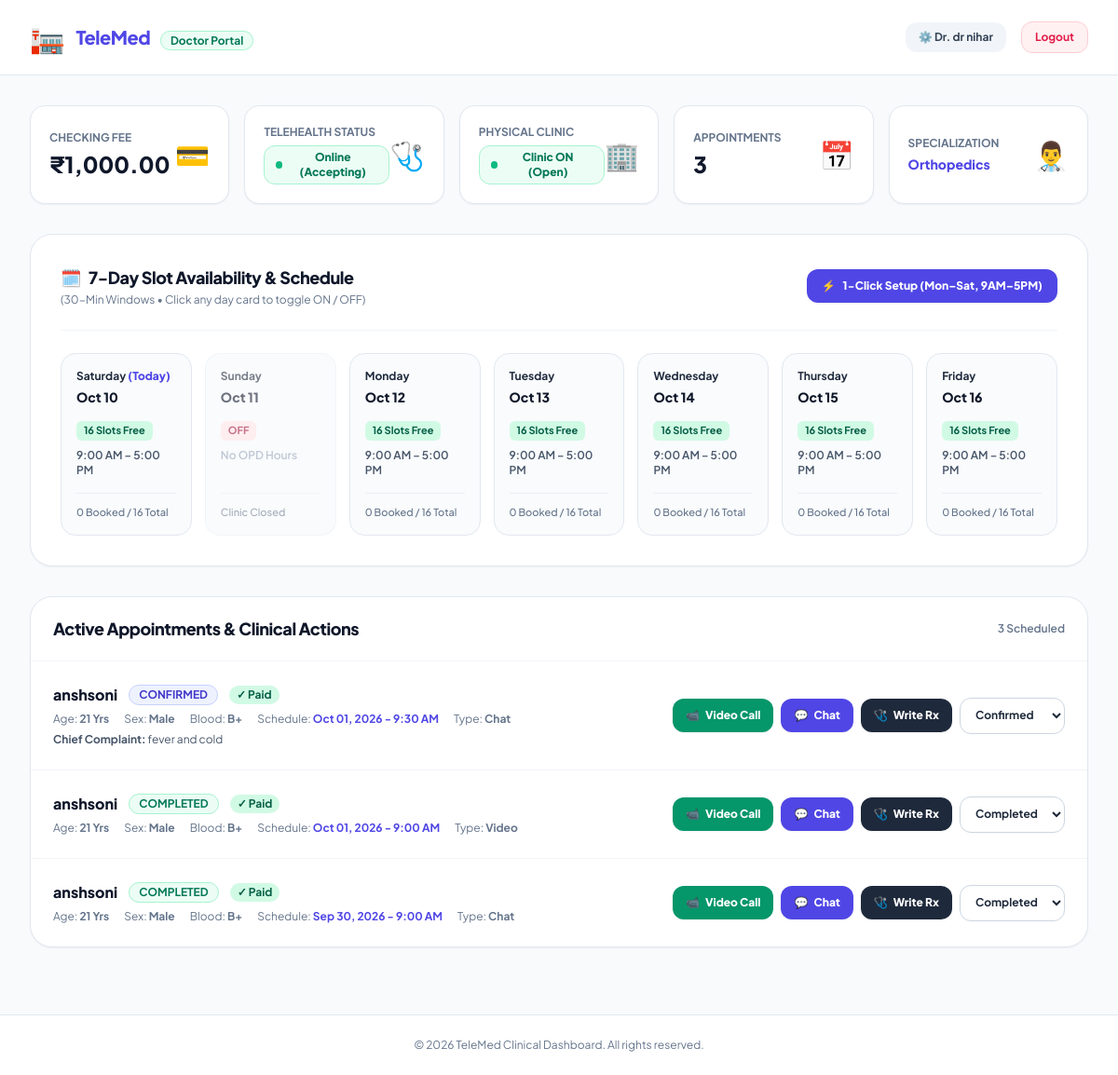
The app's page /dashboard/doctor.php (signed in) with its own data.
### tables this page shows
CREATE TABLE doctors (
            id INTEGER PRIMARY KEY AUTOINCREMENT,
            user_id INTEGER NOT NULL,
            name TEXT NOT NULL,
            specialization TEXT,
            qualification TEXT,
            experience INTEGER,
            contact TEXT,
            availability TEXT,
            consultation_fee DECIMAL(10,2) DEFAULT 0,
            profile_picture TEXT,
            is_available INTEGER DEFAULT 1,
            rating DECIMAL(3,2) DEFAULT 0,
            total_consultations INTEGER DEFAULT 0,
            created_at DATETIME DEFAULT CURRENT_TIMESTAMP, is_offline_available INTEGER DEFAULT 1, clinic_address TEXT DEFAULT 'Room 104, OPD Block A, City Care Clinic', experience_years INTEGER DEFAULT 5, bio TEXT DEFAULT 'Experienced medical practitioner dedicated to patient wellness and digital healthcare.', profile_photo TEXT DEFAULT NULL, is_clinic_open INTEGER DEFAULT 1,
            FOREIGN KEY (user_id) REFERENCES users(id) ON DELETE CASCADE
        );

CREATE TABLE "appointments" (
            id INTEGER PRIMARY KEY AUTOINCREMENT,
            patient_id INTEGER NOT NULL,
            doctor_id INTEGER NOT NULL,
            appointment_date DATETIME NOT NULL,
            appointment_type TEXT DEFAULT 'chat' CHECK(appointment_type IN ('chat', 'video', 'in-person', 'both')),
            status TEXT DEFAULT 'pending' CHECK(status IN ('pending','confirmed','completed','cancelled','in-progress')),
            notes TEXT,
            symptoms TEXT,
            fee DECIMAL(10,2),
            payment_status TEXT DEFAULT 'pending' CHECK(payment_status IN ('pending','paid','refunded')),
            consultation_link TEXT,
            confirmed_at DATETIME,
            cancelled_at DATETIME,
            cancellation_reason TEXT,
            reschedule_reason TEXT,
            rescheduled_at DATETIME,
            created_at DATETIME DEFAULT CURRENT_TIMESTAMP, payment_method TEXT DEFAULT NULL, transaction_id TEXT DEFAULT NULL, consultation_fee REAL DEFAULT 0.0, medicine_fee REAL DEFAULT 0.0, total_amount REAL DEFAULT 0.0,
            FOREIGN KEY (patient_id) REFERENCES patients(id) ON DELETE CASCADE,
            FOREIGN KEY (doctor_id) REFERENCES doctors(id) ON DELETE CASCADE
        );

CREATE TABLE patients (
            id INTEGER PRIMARY KEY AUTOINCREMENT,
            user_id INTEGER NOT NULL,
            name TEXT NOT NULL,
            age INTEGER,
            gender TEXT CHECK(gender IN ('male','female','other')),
            contact TEXT,
            email TEXT,
            address TEXT,
            medical_history TEXT,
            emergency_contact TEXT,
            blood_type TEXT,
            allergies TEXT,
            profile_picture TEXT,
            created_at DATETIME DEFAULT CURRENT_TIMESTAMP, profile_photo TEXT DEFAULT NULL,
            FOREIGN KEY (user_id) REFERENCES users(id) ON DELETE CASCADE
        );

### dashboard/doctor.php (the view, shortened to what the rows shown need)
<?php
$current_user = function_exists('current_user') ? current_user() : ($_SESSION['user'] ?? []);
$doctor_user_id = $current_user['id'] ?? ($_SESSION['user_id'] ?? 0);
$video_room_path = file_exists(__DIR__ . '/video_room.php') ? 'video_room.php' : '../video_room.php';
$chat_path       = file_exists(__DIR__ . '/chat.php') ? 'chat.php' : '../chat.php';
try { $db->exec("ALTER TABLE appointments ADD COLUMN payment_status TEXT DEFAULT 'pending'"); } catch (Throwable $e) {}
try { $db->exec("ALTER TABLE appointments ADD COLUMN consultation_fee REAL DEFAULT 0.0"); } catch (Throwable $e) {}
try { $db->exec("ALTER TABLE appointments ADD COLUMN medicine_fee REAL DEFAULT 0.0"); } catch (Throwable $e) {}
try { $db->exec("ALTER TABLE appointments ADD COLUMN total_amount REAL DEFAULT 0.0"); } catch (Throwable $e) {}
try { $db->exec("ALTER TABLE doctors ADD COLUMN qualification TEXT DEFAULT 'MBBS, MD'"); } catch (Throwable $e) {}
try { $db->exec("ALTER TABLE doctors ADD COLUMN clinic_address TEXT DEFAULT 'Room 104, OPD Block A, City Clinic'"); } catch (Throwable $e) {}
try { $db->exec("ALTER TABLE doctors ADD COLUMN is_available INTEGER DEFAULT 1"); } catch (Throwable $e) {}
try { $db->exec("ALTER TABLE doctors ADD COLUMN is_clinic_open INTEGER DEFAULT 1"); } catch (Throwable $e) {}
try { $db->exec("ALTER TABLE prescriptions ADD COLUMN total_price REAL DEFAULT 0.0"); } catch (Throwable $e) {}
try { $db->exec("ALTER TABLE prescriptions ADD COLUMN diagnosis TEXT DEFAULT 'Clinical Consultation'"); } catch (Throwable $e) {}
try {
    $db->exec("
        CREATE TABLE IF NOT EXISTS doctor_schedules (
            id INTEGER PRIMARY KEY AUTOINCREMENT,
            doctor_id INTEGER NOT NULL,
            day_name TEXT NOT NULL,
            start_time TEXT DEFAULT '09:00',
            end_time TEXT DEFAULT '17:00',
            slot_duration INTEGER DEFAULT 30,
            is_active INTEGER DEFAULT 1,
            UNIQUE(doctor_id, day_name)
        )
    ");
} catch (Throwable $e) {}
$stmt = $db->prepare("SELECT d.*, u.email, u.username FROM doctors d JOIN users u ON u.id = d.user_id WHERE d.user_id = ?");
$stmt->execute([$doctor_user_id]);
$doctor = $stmt->fetch(PDO::FETCH_ASSOC);
$stmt = $db->prepare("
    SELECT a.*, p.name as patient_name, p.age, p.gender, p.blood_type, p.allergies, p.contact as patient_phone
    FROM appointments a
    JOIN patients p ON p.id = a.patient_id
    WHERE a.doctor_id = ?
    ORDER BY (CASE WHEN a.status = 'confirmed' THEN 0 WHEN a.status = 'pending' THEN 1 ELSE 2 END), a.appointment_date DESC
");
$stmt->execute([$doctor['id']]);
$appointments = $stmt->fetchAll(PDO::FETCH_ASSOC);
function safe_out($val, $fallback = '') {
    return htmlspecialchars($val ?? $fallback, ENT_QUOTES, 'UTF-8');
}
?>
<!DOCTYPE html>
<html lang="en">
<head>
    <script src="https://cdn.tailwindcss.com"></script>
</head>
<body class="bg-slate-50 text-slate-800 min-h-screen flex flex-col justify-between">
    <header class="bg-white border-b border-slate-200 sticky top-0 z-40">
        <div class="max-w-7xl mx-auto px-4 sm:px-6 lg:px-8 h-20 flex items-center justify-between">
            <div class="flex items-center gap-3 sm:gap-4">
                <button onclick="openProfileModal()" class="text-xs font-bold px-3.5 py-2 rounded-xl bg-slate-100 hover:bg-slate-200 text-slate-700 transition">
                    ⚙️ Dr. <?= safe_out($doctor['name']) ?>
                </button>
                <a href="../logout.php" class="text-xs font-bold px-3.5 py-2 rounded-xl bg-rose-50 hover:bg-rose-100 text-rose-600 border border-rose-200 transition">
                    Logout
                </a>
            </div>
        </div>
    </header>
    <main class="max-w-7xl mx-auto px-4 sm:px-6 lg:px-8 py-8 w-full flex-1">
        <div class="grid grid-cols-1 sm:grid-cols-2 lg:grid-cols-5 gap-4 mb-8">
            <div class="bg-white p-5 rounded-2xl border border-slate-200 shadow-sm flex items-center justify-between">
                <div>
                    <p class="text-xs font-bold text-slate-500 uppercase">Checking Fee</p>
                    <p class="text-2xl font-black text-slate-900 mt-1">₹<?= number_format($doctor['consultation_fee'], 2) ?></p>
                </div>
            </div>
            <div class="bg-white p-5 rounded-2xl border border-slate-200 shadow-sm flex items-center justify-between">
                <div>
                    <p class="text-xs font-bold text-slate-500 uppercase">Specialization</p>
                    <p class="text-sm font-extrabold text-indigo-600 mt-1 truncate max-w-[130px]"><?= safe_out($doctor['specialization']) ?></p>
                </div>
            </div>
        </div>
        <div class="bg-white rounded-3xl border border-slate-200 shadow-sm p-6 sm:p-8 mb-8">
            <div class="flex flex-col sm:flex-row sm:items-center justify-between pb-6 border-b border-slate-100 gap-4">
                <div>
                    <h2 class="text-lg font-extrabold text-slate-900 tracking-tight flex items-center gap-2">
                        <span>🗓️</span> 7-Day Slot Availability & Schedule
                    </h2>
                </div>
            </div>
        </div>
        <div class="bg-white rounded-3xl border border-slate-200 shadow-sm overflow-hidden mb-10">
            <div class="px-6 py-5 border-b border-slate-100 flex items-center justify-between">
                <h2 class="text-lg font-extrabold text-slate-900 tracking-tight">Active Appointments & Clinical Actions</h2>
            </div>
            <?php if (empty($appointments)): ?>
                <div class="p-12 text-center text-slate-400 font-medium">
                    <span class="text-4xl block mb-2">📋</span>
                    No patient appointments booked yet.
                </div>
            <?php else: ?>
                <div class="divide-y divide-slate-100">
                    <?php foreach ($appointments as $apt): ?>
                        <div class="p-6 flex flex-col lg:flex-row lg:items-center justify-between gap-6 hover:bg-slate-50 transition">
                            <div class="space-y-1.5 flex-1">
                                <div class="flex items-center gap-3">
                                    <h3 class="text-base font-extrabold text-slate-900"><?= safe_out($apt['patient_name']) ?></h3>
                                    <span class="text-xs font-bold px-2.5 py-0.5 rounded-full uppercase <?= ($apt['status'] === 'confirmed') ? 'bg-indigo-50 text-indigo-700 border border-indigo-200' : (($apt['status'] === 'completed') ? 'bg-emerald-50 text-emerald-700 border border-emerald-200' : 'bg-amber-50 text-amber-700 border border-amber-200') ?>">
                                        <?= safe_out($apt['status']) ?>
                                    </span>
                                    <span class="text-xs font-bold px-2 py-0.5 rounded-full <?= ($apt['payment_status'] === 'paid') ? 'bg-emerald-100 text-emerald-800' : 'bg-slate-100 text-slate-600' ?>">
                                        <?= ($apt['payment_status'] === 'paid') ? '✓ Paid' : 'Pending Fee' ?>
                                    </span>
                                </div>
                                <div class="text-xs text-slate-500 flex flex-wrap items-center gap-x-4 gap-y-1">
                                    <span>Age: <strong><?= !empty($apt['age']) ? $apt['age'] . ' Yrs' : 'N/A' ?></strong></span>
                                    <span>Sex: <strong><?= ucfirst($apt['gender'] ?? 'N/A') ?></strong></span>
                                    <span>Blood: <strong><?= safe_out($apt['blood_type'] ?: 'N/A') ?></strong></span>
                                    <span>Schedule: <strong class="text-indigo-600"><?= date('M d, Y - g:i A', strtotime($apt['appointment_date'])) ?></strong></span>
                                    <span>Type: <strong><?= ucfirst($apt['appointment_type']) ?></strong></span>
                                </div>
                                <?php if (!empty($apt['symptoms'])): ?>
                                    <p class="text-xs text-slate-600 mt-1">
                                        <span class="font-bold">Chief Complaint:</span> <?= safe_out($apt['symptoms']) ?>
                                    </p>
                                <?php endif; ?>
                            </div>
                            <div class="flex flex-wrap items-center gap-2">
                                <a href="<?= $video_room_path ?>?room=<?= $apt['id'] ?>&role=doctor" target="_blank" class="px-3.5 py-2.5 rounded-xl bg-emerald-600 hover:bg-emerald-700 text-white font-extrabold text-xs flex items-center gap-1.5 shadow-sm transition">
                                    <span>📹</span> Video Call
                                </a>
                                <a href="<?= $chat_path ?>?appointment_id=<?= $apt['id'] ?>" target="_blank" class="px-3.5 py-2.5 rounded-xl bg-indigo-600 hover:bg-indigo-700 text-white font-extrabold text-xs flex items-center gap-1.5 shadow-sm transition">
                                    <span>💬</span> Chat
                                </a>
                                <button onclick="openPrescriptionModal(<?= $apt['id'] ?>, <?= $apt['patient_id'] ?>, '<?= addslashes(safe_out($apt['patient_name'])) ?>')" class="px-3.5 py-2.5 rounded-xl bg-slate-800 hover:bg-slate-900 text-white font-extrabold text-xs flex items-center gap-1.5 shadow-sm transition">
                                    <span>🩺</span> Write Rx
                                </button>
                                <select onchange="updateAppointmentStatus(<?= $apt['id'] ?>, this.value)" class="text-xs font-bold px-3 py-2.5 rounded-xl border border-slate-300 bg-white focus:outline-none focus:border-indigo-600">
                                    <option value="confirmed" <?= ($apt['status'] === 'confirmed') ? 'selected' : '' ?>>Confirmed</option>
                                    <option value="completed" <?= ($apt['status'] === 'completed') ? 'selected' : '' ?>>Completed</option>
                                </select>
                            </div>
                        </div>
                    <?php endforeach; ?>
                </div>
            <?php endif; ?>
        </div>
    </main>
</body>
</html>

### records on screen
doctors: name "dr nihar", consultation_fee "1,000.00", specialization "Orthopedics"
appointments: patient.name "anshsoni", status "CONFIRMED", payment_status "✓ Paid", patient.age "21", patient.gender "Male", patient.blood_type "B+", appointment_date "Oct 01, 2026 - 9:30 AM", appointment_type "Chat", symptoms "fever and cold", status+id "Confirmed"
appointments: patient.name "anshsoni", status "COMPLETED", payment_status "✓ Paid", patient.age "21", patient.gender "Male", patient.blood_type "B+", appointment_date "Oct 01, 2026 - 9:00 AM", appointment_type "Video", status+id "Completed"
appointments: patient.name "anshsoni", status "COMPLETED", payment_status "✓ Paid", patient.age "21", patient.gender "Male", patient.blood_type "B+", appointment_date "Sep 30, 2026 - 9:00 AM", appointment_type "Chat", status+id "Completed"

### other values on screen
count($appointments) "3"
$day_name "Saturday"
$date_label "Oct 10"
$free_slots "16"
$booked_count "0"
$total_slots "16"
$day_name "Sunday"
$date_label "Oct 11"
$day_name "Monday"
$date_label "Oct 12"
$day_name "Tuesday"
$date_label "Oct 13"
$day_name "Wednesday"
$date_label "Oct 14"
$day_name "Thursday"
